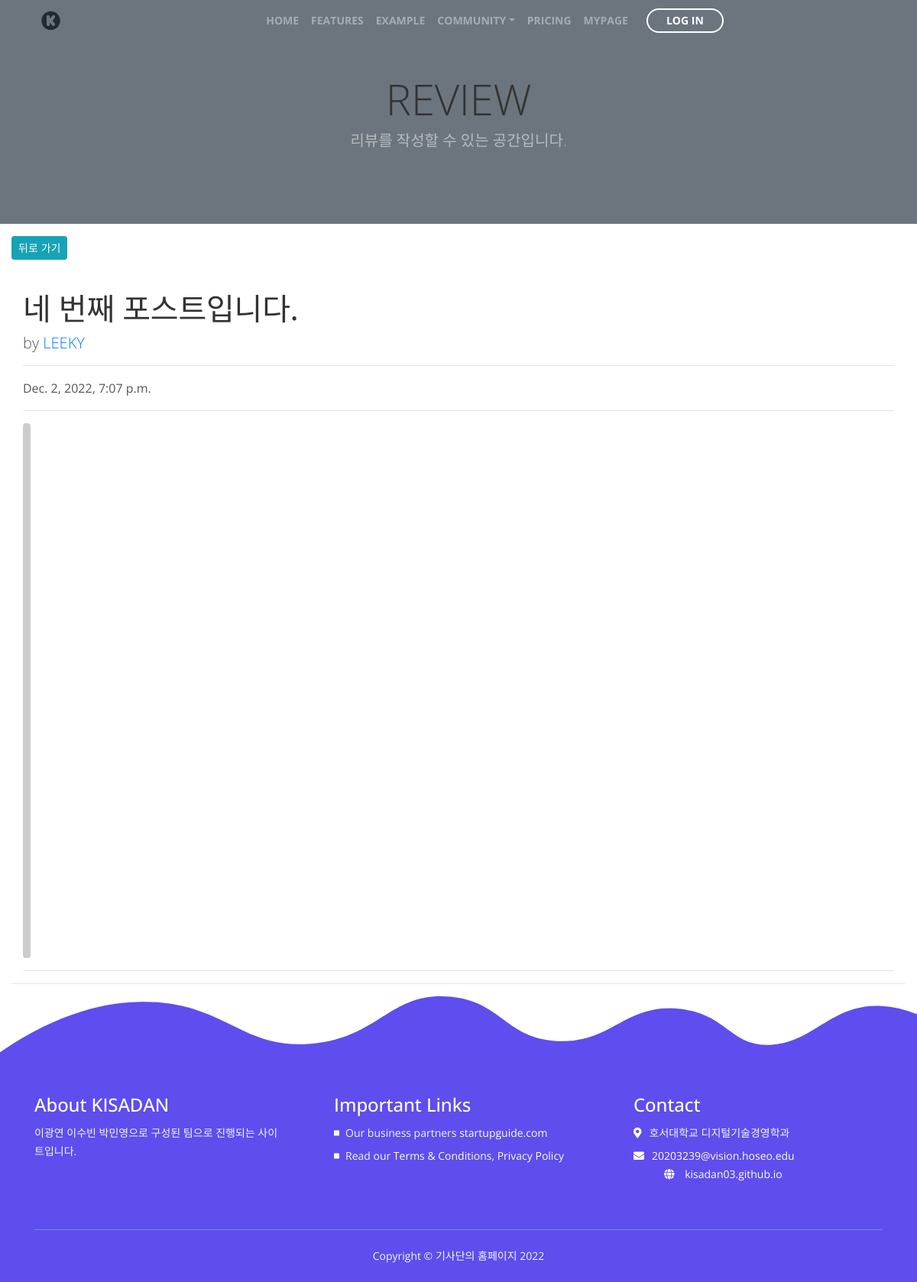
The page /review/10/ on the database as committed earlier.
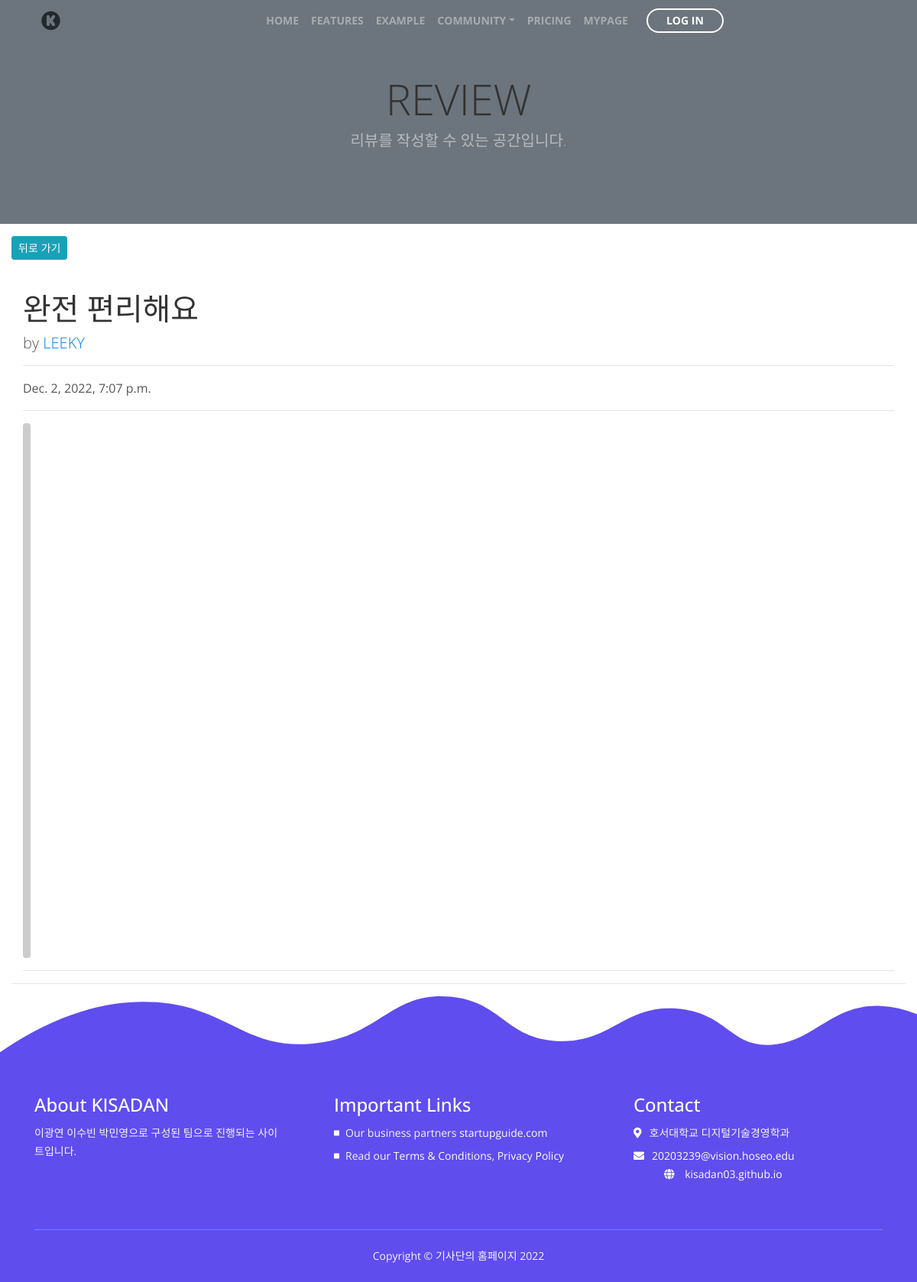
The same page on the database as committed later.
### blog/models.py (models this page shows, shortened)
class Post(models.Model):
    title = models.CharField(max_length=30)
    content = MarkdownxField()
    head_image = models.ImageField(upload_to='blog/images/%Y/%m/%d/', blank=True)
    file_upload = models.FileField(upload_to='blog/files/%Y/%m/%d/', blank=True)
    created_at = models.DateTimeField(auto_now_add=True)
    updated_at = models.DateTimeField(auto_now=True)
    author = models.ForeignKey(User, on_delete=models.CASCADE)
    def get_content_markdown(self):
        return markdown(self.content)

### blog/views.py (the view)
# urls.py: path('<int:pk>/', views.PostDetail.as_view()),
class PostDetail(DetailView):
    model = Post
    def get_context_data(self, **kwargs):
        context = super(PostDetail, self).get_context_data()
        return context

### blog/templates/blog/post_detail.html (shortened to what this page needs)
      {% extends 'blog/base.html' %}
      {% load crispy_forms_tags %}
      {% block main_area %}
      <div id="post-area">
      <div class="col-lg-12">
        <div class="py-3 row">
      <a class="btn btn-info btn-sm float-right" href="/review/" role="button">뒤로 가기</a></div>
        <h1 class="mt-4">{{ post.title }}</h1>
        <p class="lead">
          by
          <a href="#">{{ post.author | upper }}</a>
        </p>
        <hr>
        <p>{{ post.created_at }}</p>
        <hr>
        {% if post.head_image %}
        <img class="img-fluid rounded" src="{{ post.head_image.url }}" alt="{{ post.title }} head_image">
        {% else %}
        <img class="img-fluid rounded" src="https://picsum.photos/seed/{{ post.id }}/700/500" alt="random_image">
        {% endif %}
        <hr>
      </div>
<hr>
      </div>
      {% endblock %}

### blog/templates/blog/base.html (shortened to what this page needs)
<!DOCTYPE html>
{% load static %}
<html lang="ko">
<head>
    <link href="/static/blog/css/bootstrap.css" rel="stylesheet">
    <link href="/static/blog/css/fontawesome-all.css" rel="stylesheet">
    <link href="/static/blog/css/swiper.css" rel="stylesheet">
	<link href="/static/blog/css/magnific-popup.css" rel="stylesheet">
	<link href="/static/blog/css/styles.css" rel="stylesheet">
    <link href="{% static 'blog/bootstrap/bootstrap.min.css' %}" rel="stylesheet" type="text/css">
</head>
<body data-spy="scroll" data-target=".fixed-top">
    {% include 'blog/navbar.html' %}
        <header class="bg-secondary py-5">
            <div class="container px-4 px-lg-5 my-5">
                <div class="text-center text-white">
                    <h1 class="display-4 fw-bolder">REVIEW</h1>
                    <p class="lead fw-normal text-white-50 mb-0">리뷰를 작성할 수 있는 공간입니다.</p>
                </div>
            </div>
        </header>
                                    <div class="col" id="main_area">
                                        {% block main_area %}
                                        {% endblock %}
                                    </div>
    {% include 'blog/footer.html' %}
</body>
</html>

### blog/templates/blog/navbar.html (shortened to what this page needs)
    <nav class="navbar navbar-expand-lg navbar-dark navbar-custom fixed-top">
        <div class="container">
            <a class="navbar-brand logo-image" href="/"><img src="/static/blog/images/k_icon.svg" alt="alternative"></a>
            <div class="collapse navbar-collapse" id="navbarsExampleDefault">
                <ul class="navbar-nav ml-auto">
                    <li class="nav-item">
                        <a class="nav-link" href="/">HOME <span class="sr-only">(current)</span></a>
                    </li>
                    <li class="nav-item">
                        <a class="nav-link" href="/features">FEATURES</a>
                    </li>
                    <li class="nav-item">
                        <a class="nav-link" href="/example">EXAMPLE</a>
                    </li>
                    <li class="nav-item dropdown">
                        <a class="nav-link dropdown-toggle" href="/community" id="navbarDropdown" role="button" aria-haspopup="true"
                           aria-expanded="false">COMMUNITY</a>
                    </li>
                    <li class="nav-item">
                        <a class="nav-link" href="/pricing">PRICING</a>
                    </li>
                    <li class="nav-item">
                        <a class="nav-link" href="/mypage">MYPAGE</a>
                    </li>
                </ul>
                <span class="nav-item">
                    <a class="btn-outline-sm" href="/sign_up">LOG IN</a>
                </span>
            </div>
        </div>
    </nav>

### blog/templates/blog/footer.html (shortened to what this page needs)
    <div class="footer">
        <div class="container">
            <div class="row">
                <div class="col-md-4">
                    <div class="footer-col first">
                        <h4>About KISADAN</h4>
                        <p class="p-small">이광연 이수빈 박민영으로 구성된 팀으로 진행되는 사이트입니다.</p>
                    </div>
                </div>
                <div class="col-md-4">
                    <div class="footer-col middle">
                        <h4>Important Links</h4>
                        <ul class="list-unstyled li-space-lg p-small">
                            <li class="media">
                                <i class="fas fa-square"></i>
                                <div class="media-body">Our business partners <a class="white" href="#your-link">
                                    startupguide.com</a></div>
                            </li>
                            <li class="media">
                                <i class="fas fa-square"></i>
                                <div class="media-body">Read our <a class="white" href="terms-conditions.html">
                                    Terms & Conditions</a>, <a class="white" href="privacy-policy.html">Privacy Policy</a></div>
                            </li>
                        </ul>
                    </div>
                </div>
                <div class="col-md-4">
                    <div class="footer-col last">
                        <h4>Contact</h4>
                        <ul class="list-unstyled li-space-lg p-small">
                            <li class="media">
                                <i class="fas fa-map-marker-alt"></i>
                                <div class="media-body">호서대학교 디지털기술경영학과</div>
                            </li>
                            <li class="media">
                                <i class="fas fa-envelope"></i>
                                <div class="media-body"><a class="white" href="20203239@vision.hoseo.edu">
                                    20203239@vision.hoseo.edu</a> <br/> <i class="fas fa-globe"></i>
                                    <a class="white" href="kisadan03.github.io">kisadan03.github.io</a></div>
                            </li>
                        </ul>
                    </div>
                </div>
            </div>
        </div>
    </div>
    <div class="copyright">
        <div class="container">
            <div class="row">
                <div class="col-lg-12">
                    <p class="p-small">Copyright © 기사단의 홈페이지 2022</p>
                </div>
            </div>
        </div>
    </div>

### blog/static/blog/css/styles.css (style rules this page uses)
body, html { width: 100%; height: 100%; }
body, p { color: #555; font: 400 1rem/1.625rem "Open Sans", sans-serif;; }
.p-small { font: 400 0.875rem/1.5rem "Open Sans", sans-serif; }
h1 { color: #333; font: 700 2.5rem/3.125rem "Open Sans", sans-serif; letter-spacing: -0.2px; }
h4 { color: #333; font: 700 1.375rem/1.75rem "Open Sans", sans-serif; letter-spacing: -0.1px; }
.li-space-lg li { margin-bottom: 0.375rem; }
a { color: #555; text-decoration: underline; }
a.white { color: #fff; }
.btn-outline-sm { display: inline-block; padding: 0.875rem 1.5rem 0.875rem 1.5rem; border: 0.125rem solid #5f4dee; border-radius: 2rem; background-color: transparent; color: #5f4dee; font: 700 0.875rem/0 "Open Sans", sans-serif; text-decoration: none; transition: all 0.2s; }
.navbar-custom { background-color: #5f4dee; box-shadow: 0 0.0625rem 0.375rem 0 rgba(0, 0, 0, 0.1); font: 700 0.875rem/0.875rem "Open Sans", sans-serif; transition: all 0.2s; }
.navbar-custom .container { max-width: 87.5rem; }
.navbar-custom .navbar-brand.logo-image img { width: 4.4375rem; height: 1.75rem; }
.navbar-custom .navbar-nav { margin-top: 0.75rem; margin-bottom: 0.5rem; }
.navbar-custom .nav-item .nav-link { padding: 0.625rem 0.75rem 0.625rem 0.75rem; color: #f7f5f5; opacity: 0.8; text-decoration: none; transition: all 0.2s ease; }
.navbar-custom .nav-item .btn-outline-sm { margin-top: 0.25rem; margin-bottom: 1.375rem; margin-left: 0.5rem; border: 0.125rem solid #fff; color: #fff; }
.footer-frame { width: 100%; height: 1.5rem; }
.footer { padding-top: 3rem; padding-bottom: 0.5rem; background-color: #5f4dee; }
.footer .footer-col { margin-bottom: 2.25rem; }
.footer h4 { margin-bottom: 0.625rem; color: #fff; }
.footer .list-unstyled, .footer p { color: #f3f7fd; }
.footer .footer-col.middle .list-unstyled .fas { color: #fff; font-size: 0.5rem; line-height: 1.5rem; }
.footer .footer-col.middle .list-unstyled .media-body { margin-left: 0.5rem; }
.footer .footer-col.last .list-unstyled .fas { color: #fff; font-size: 0.875rem; line-height: 1.5rem; }
.footer .footer-col.last .list-unstyled .media-body { margin-left: 0.625rem; }
.footer .footer-col.last .list-unstyled .fas.fa-globe { margin-left: 1rem; margin-right: 0.625rem; }
.copyright { padding-top: 1rem; padding-bottom: 0.375rem; background-color: #5f4dee; text-align: center; }
.copyright .p-small { padding-top: 1.375rem; border-top: 1px solid #718ad1; color: #f3f7fd; }
@media (min-width: 768px) { .footer-frame { height: 5rem; } }
@media (min-width: 992px) { .navbar-custom { padding: 2.125rem 1.5rem 2.125rem 2rem; background: transparent; box-shadow: none; } }
@media (min-width: 992px) { .navbar-custom .navbar-nav { margin-top: 0; margin-bottom: 0; } }
@media (min-width: 992px) { .navbar-custom .nav-item .nav-link { padding: 0.25rem 0.75rem 0.25rem 0.75rem; } }
@media (min-width: 992px) { .navbar-custom .nav-item .btn-outline-sm { margin-top: 0; margin-bottom: 0; margin-left: 1rem; } }
@media (min-width: 1200px) { .footer .footer-col.first { margin-right: 1.5rem; } }
@media (min-width: 1200px) { .footer .footer-col.middle { margin-right: 0.75rem; margin-left: 0.75rem; } }
@media (min-width: 1200px) { .footer .footer-col.last { margin-left: 1.5rem; } }

Rows that differ between the two databases and show on the page:
changed Post "LEEKY": title "네 번째 포스트입니다." → "완전 편리해요"
